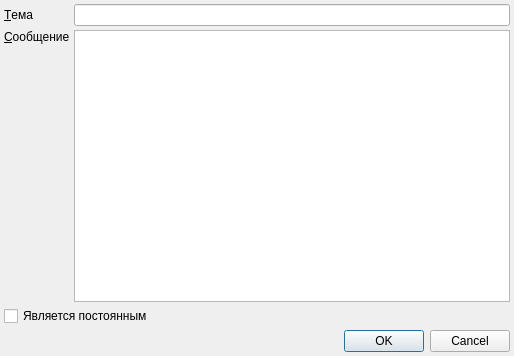
<?xml version="1.0" encoding="UTF-8"?>
<ui version="4.0">
 <class>InformerMessageEditorDialog</class>
 <widget class="QDialog" name="InformerMessageEditorDialog">
  <property name="geometry">
   <rect>
    <x>0</x>
    <y>0</y>
    <width>514</width>
    <height>356</height>
   </rect>
  </property>
  <property name="windowTitle">
   <string>ChangeMe!</string>
  </property>
  <property name="sizeGripEnabled">
   <bool>false</bool>
  </property>
  <layout class="QGridLayout" name="gridLayout">
   <property name="margin">
    <number>4</number>
   </property>
   <property name="spacing">
    <number>4</number>
   </property>
   <item row="0" column="1">
    <widget class="QLineEdit" name="edtSubject"/>
   </item>
   <item row="1" column="0">
    <widget class="QLabel" name="lblText">
     <property name="text">
      <string>&amp;Сообщение</string>
     </property>
     <property name="alignment">
      <set>Qt::AlignLeading|Qt::AlignLeft|Qt::AlignTop</set>
     </property>
     <property name="buddy">
      <cstring>edtText</cstring>
     </property>
    </widget>
   </item>
   <item row="0" column="0">
    <widget class="QLabel" name="lblSubject">
     <property name="text">
      <string>&amp;Тема</string>
     </property>
     <property name="buddy">
      <cstring>edtSubject</cstring>
     </property>
    </widget>
   </item>
   <item row="1" column="1">
    <widget class="QTextEdit" name="edtText"/>
   </item>
   <item row="3" column="0" colspan="2">
    <widget class="QDialogButtonBox" name="buttonBox">
     <property name="orientation">
      <enum>Qt::Horizontal</enum>
     </property>
     <property name="standardButtons">
      <set>QDialogButtonBox::Cancel|QDialogButtonBox::Ok</set>
     </property>
    </widget>
   </item>
   <item row="2" column="0" colspan="2">
    <widget class="QCheckBox" name="chkIsConstant">
     <property name="text">
      <string>Является постоянным</string>
     </property>
    </widget>
   </item>
  </layout>
 </widget>
 <tabstops>
  <tabstop>edtSubject</tabstop>
  <tabstop>edtText</tabstop>
  <tabstop>buttonBox</tabstop>
 </tabstops>
 <resources/>
 <connections>
  <connection>
   <sender>buttonBox</sender>
   <signal>accepted()</signal>
   <receiver>InformerMessageEditorDialog</receiver>
   <slot>accept()</slot>
   <hints>
    <hint type="sourcelabel">
     <x>194</x>
     <y>309</y>
    </hint>
    <hint type="destinationlabel">
     <x>156</x>
     <y>318</y>
    </hint>
   </hints>
  </connection>
  <connection>
   <sender>buttonBox</sender>
   <signal>rejected()</signal>
   <receiver>InformerMessageEditorDialog</receiver>
   <slot>reject()</slot>
   <hints>
    <hint type="sourcelabel">
     <x>248</x>
     <y>309</y>
    </hint>
    <hint type="destinationlabel">
     <x>311</x>
     <y>318</y>
    </hint>
   </hints>
  </connection>
 </connections>
</ui>
